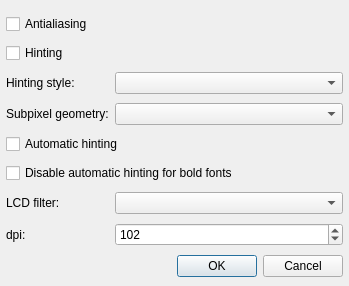
<?xml version="1.0" encoding="UTF-8"?>
<ui version="4.0">
 <class>FontConfigDialog</class>
 <widget class="QDialog" name="FontConfigDialog">
  <property name="geometry">
   <rect>
    <x>0</x>
    <y>0</y>
    <width>349</width>
    <height>286</height>
   </rect>
  </property>
  <property name="windowTitle">
   <string>Font Configuration</string>
  </property>
  <layout class="QGridLayout" name="gridLayout">
   <property name="leftMargin">
    <number>6</number>
   </property>
   <property name="rightMargin">
    <number>6</number>
   </property>
   <property name="bottomMargin">
    <number>6</number>
   </property>
   <item row="5" column="0" colspan="2">
    <widget class="QCheckBox" name="disableBoldAutohintCheckBox">
     <property name="text">
      <string>Disable automatic hinting for bold fonts</string>
     </property>
    </widget>
   </item>
   <item row="6" column="0">
    <widget class="QLabel" name="label_3">
     <property name="text">
      <string>LCD filter:</string>
     </property>
    </widget>
   </item>
   <item row="4" column="0" colspan="2">
    <widget class="QCheckBox" name="autohinterCheckBox">
     <property name="text">
      <string>Automatic hinting</string>
     </property>
    </widget>
   </item>
   <item row="1" column="0" colspan="2">
    <widget class="QCheckBox" name="hintingCheckBox">
     <property name="text">
      <string>Hinting</string>
     </property>
    </widget>
   </item>
   <item row="8" column="0" colspan="2">
    <widget class="QDialogButtonBox" name="buttonBox">
     <property name="orientation">
      <enum>Qt::Horizontal</enum>
     </property>
     <property name="standardButtons">
      <set>QDialogButtonBox::Cancel|QDialogButtonBox::Ok</set>
     </property>
    </widget>
   </item>
   <item row="7" column="0">
    <widget class="QLabel" name="label_4">
     <property name="text">
      <string>dpi:</string>
     </property>
    </widget>
   </item>
   <item row="6" column="1">
    <widget class="QComboBox" name="lcdFilterComboBox"/>
   </item>
   <item row="3" column="1">
    <widget class="QComboBox" name="rgbaComboBox"/>
   </item>
   <item row="2" column="1">
    <widget class="QComboBox" name="hintingStyleComboBox"/>
   </item>
   <item row="3" column="0">
    <widget class="QLabel" name="label_2">
     <property name="text">
      <string>Subpixel geometry:</string>
     </property>
    </widget>
   </item>
   <item row="0" column="0" colspan="2">
    <widget class="QCheckBox" name="antialisingCheckBox">
     <property name="text">
      <string>Antialiasing</string>
     </property>
    </widget>
   </item>
   <item row="2" column="0">
    <widget class="QLabel" name="label">
     <property name="text">
      <string>Hinting style:</string>
     </property>
    </widget>
   </item>
   <item row="7" column="1">
    <widget class="QSpinBox" name="dpiSpinBox">
     <property name="sizePolicy">
      <sizepolicy hsizetype="Expanding" vsizetype="Fixed">
       <horstretch>0</horstretch>
       <verstretch>0</verstretch>
      </sizepolicy>
     </property>
     <property name="minimum">
      <number>80</number>
     </property>
     <property name="maximum">
      <number>180</number>
     </property>
     <property name="value">
      <number>102</number>
     </property>
    </widget>
   </item>
  </layout>
 </widget>
 <resources/>
 <connections>
  <connection>
   <sender>buttonBox</sender>
   <signal>accepted()</signal>
   <receiver>FontConfigDialog</receiver>
   <slot>accept()</slot>
   <hints>
    <hint type="sourcelabel">
     <x>248</x>
     <y>254</y>
    </hint>
    <hint type="destinationlabel">
     <x>157</x>
     <y>274</y>
    </hint>
   </hints>
  </connection>
  <connection>
   <sender>buttonBox</sender>
   <signal>rejected()</signal>
   <receiver>FontConfigDialog</receiver>
   <slot>reject()</slot>
   <hints>
    <hint type="sourcelabel">
     <x>316</x>
     <y>260</y>
    </hint>
    <hint type="destinationlabel">
     <x>286</x>
     <y>274</y>
    </hint>
   </hints>
  </connection>
 </connections>
</ui>
